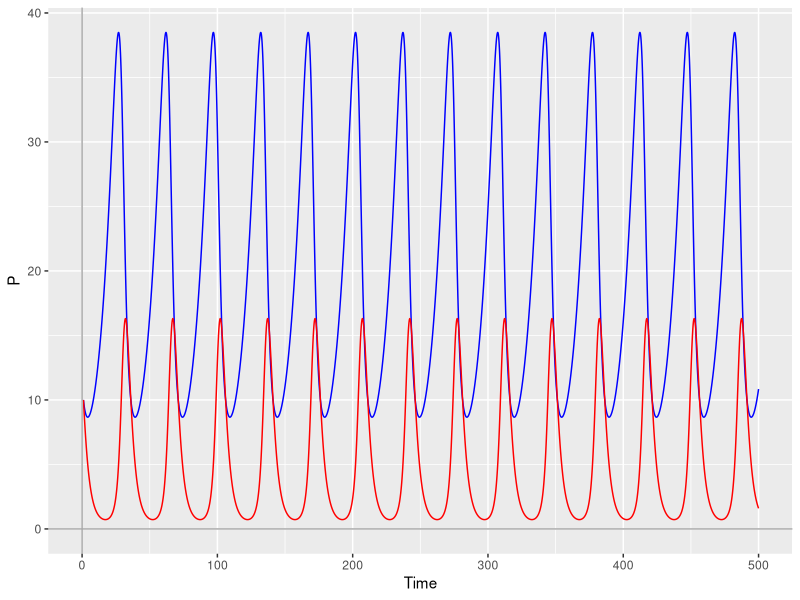
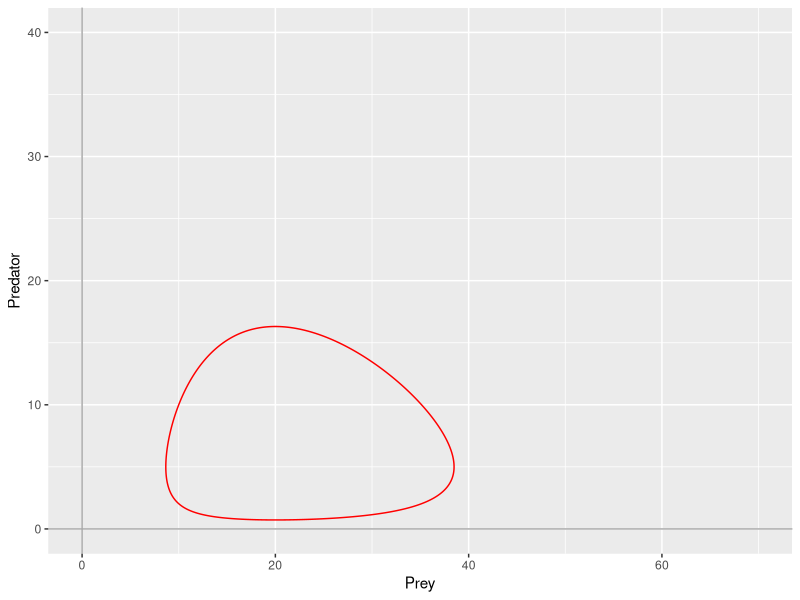
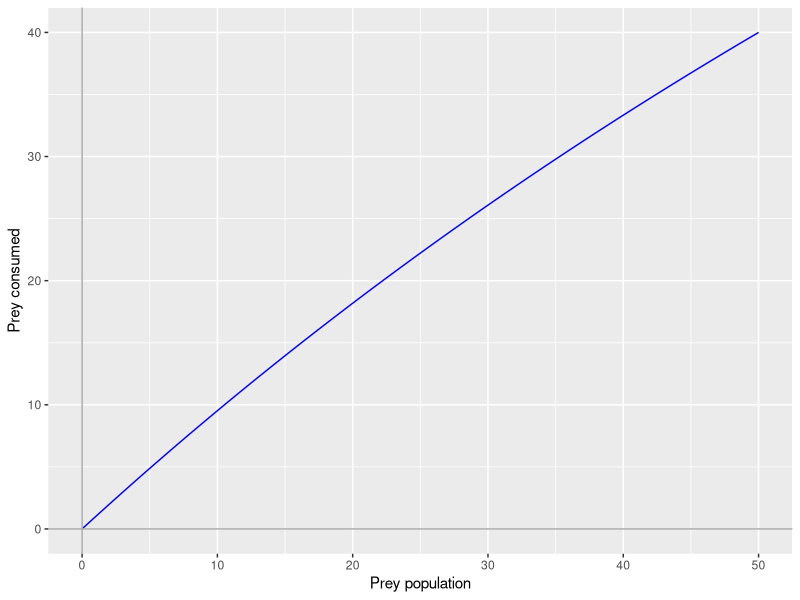
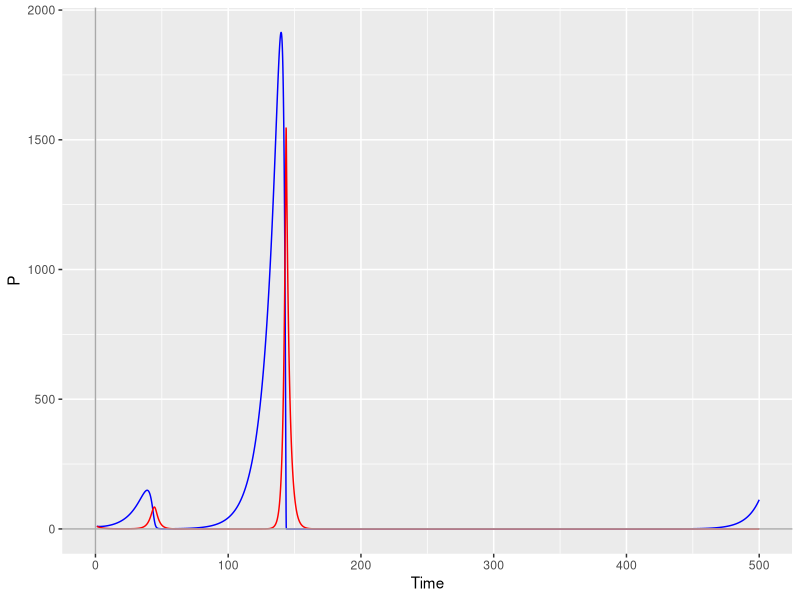
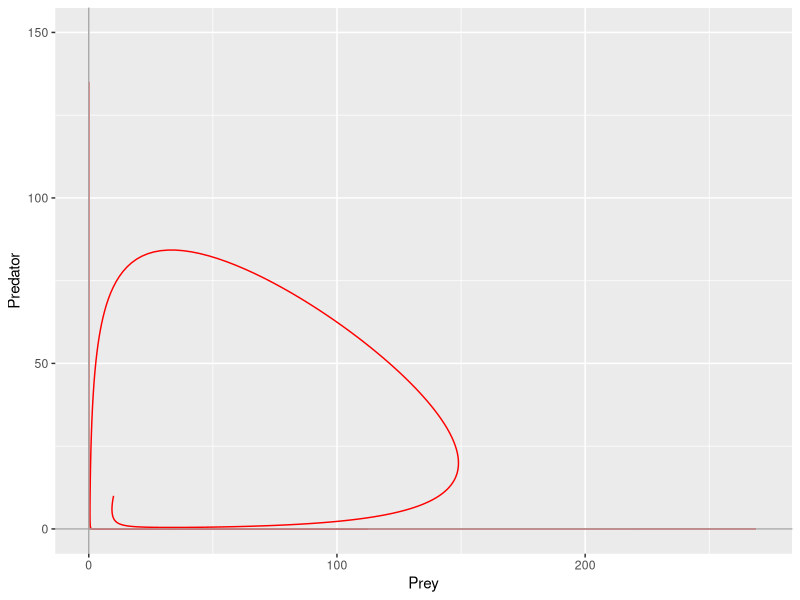
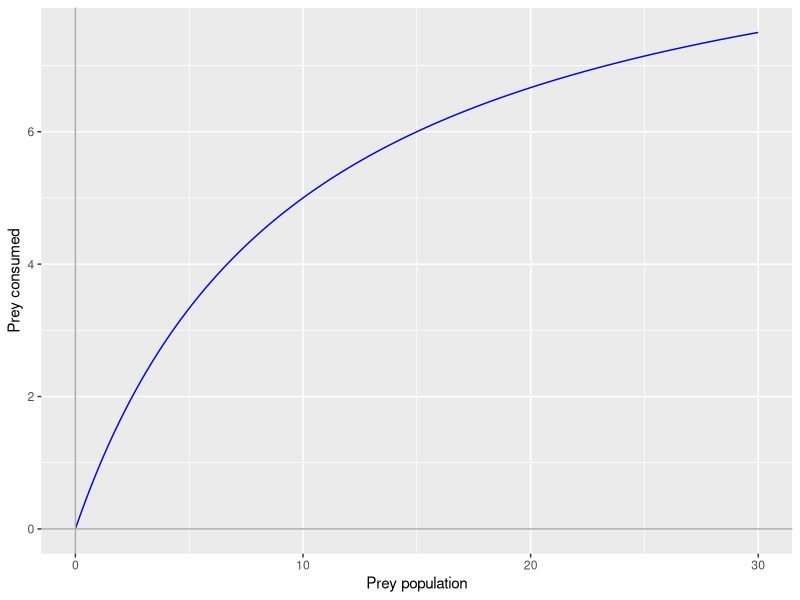
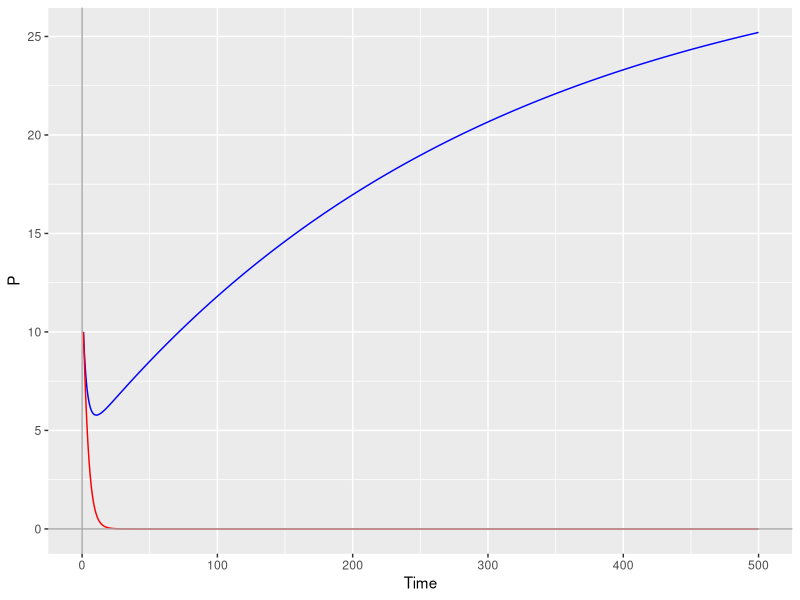
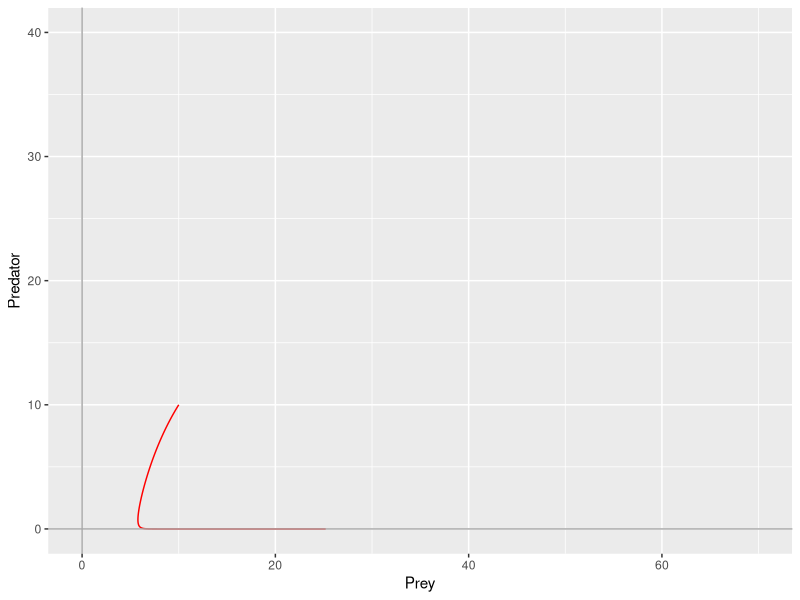

Generate these figures, in order, with R:
## Predator-Prey interactions
install.packages("deSolve")
library(deSolve)
library(ggplot2)

#LV logistic growth function

LG <- function(t,state,parameters){ ##logistic grown function, that takes a set of parameter values, initial conditions and a time sequence
  with(as.list(c(state, parameters)),{ ##"with" is a function that allows us to use the variable names directly - it looks for r, K and P in state and parameters
    dP <- r*(1-P/K)*P ##this is our logistic equation governing the rate of change of P
    return(list(dP)) ## return the rate of change - it needs to be a list
  }) # end with(as.list ...
}

# LV Predator-Prey model

LV <- function(t,state,parameters){ ##lotka voltera function function, that takes a set of parameter values, initial conditions and a time sequence
  with(as.list(c(state, parameters)),{ ##"with" is a function that allows us to use the variable names directly - it looks for r, K and P in state and parameters
    dx <- alpha * x - beta * x* y ## prey population equation 
    dy <- delta * x * y - gamma * y ## predator population
    return(list(c(dx, dy))) ## return the rate of change - it needs to be a list
  }) # end with(as.list ...
}

state <- c(x=10, y = 10) ## the initial population values of prey and predator populations
parameters <- c(alpha = 0.1, beta = 0.02, delta = 0.02, gamma = 0.4) ## the equation parameters
times <-  seq(from = 1, to = 500, by = 0.1) ##a sequence of time steps – uses function seq()
out <- ode(y= state, times = times, func = LV, parms = parameters)
out.df <- data.frame(out)

#plot the output, this gives us the change in the two populations through time
ggplot(data = out.df)+
  geom_line(mapping=aes(x=time,y=x),color="blue") +
  geom_line(mapping=aes(x=time,y=y),color="red") +
  geom_hline(yintercept=0,color="darkgrey") +
  geom_vline(xintercept=0,color="darkgrey") +
  labs(x = "Time", y = "P")

# plot the change in populations through phase space 
# plot one predator population as a function of the prey population
ggplot(data = out.df)+
  geom_path(mapping=aes(x=x,y=y),color="red") +
  xlim(0,70) +
  ylim(0,40) +
  geom_hline(yintercept=0,color="darkgrey") +
  geom_vline(xintercept=0,color="darkgrey") +
  labs(x = "Prey", y = "Predator")

## TASK: Change the parameters and initial conditions
## Q: What happens when you increase/decrease them?
## A: When you increase initial pop size, the circle increases, when you increase the parameters it decreases


## Prey growth rate: exponential vs logistic
# in the original LV model, prey growth is exponential, lets make it logistic

LV_log <- function(t,state,parameters){ ##lotka voltera function function, that takes a set of parameter values, initial conditions and a time sequence
  with(as.list(c(state, parameters)),{ ##"with" is a function that allows us to use the variable names directly - it looks for r, K and P in state and parameters
    dx <- alpha * (1 - x/K) - beta * x* y ## prey population equation 
    dy <- delta * x * y - gamma * y ## predator population
    return(list(c(dx, dy))) ## return the rate of change - it needs to be a list
  }) # end with(as.list ...
}

# set K to 30
state <- c(x=10, y = 10) ## the initial population values of prey and predator populations
parameters <- c(alpha = 0.1, beta = 0.02, delta = 0.02, gamma = 0.4, K = 30) ## the equation parameters
times <-  seq(from = 1, to = 500, by = 0.1) ##a sequence of time steps – uses function seq()
out <- ode(y= state, times = times, func = LV_log, parms = parameters)
out.df <- data.frame(out)

## Q: How does it change  the results for the same set of parameter values listed above? Discuss (i.e. try to figure out why)



## Incorporating function response
# The rate at which predators can consume preys is called a functional response

# Type 2 functional response
x <- seq(0,50,0.1)
A <- 0.005  ## A is the hunting efficiency of the predator (high A = poor hunter)
y <- x/(1+A*x)
ggplot()+
  geom_line(mapping=aes(x=x,y=x/(1+A*x)),color="blue") +
  geom_hline(yintercept=0,color="darkgrey") +
  geom_vline(xintercept=0,color="darkgrey") +
  labs(x = "Prey population", y = "Prey consumed")

# if predator is a bad hunter, prey reach carrying capacity much quicker as their not being killed too often

## Type 2 Functional response LV model

LV_FR2 <- function(t,state,parameters){ ##lotka voltera function function, that takes a set of parameter values, initial conditions and a time sequence
  with(as.list(c(state, parameters)),{ ##"with" is a function that allows us to use the variable names directly - it looks for r, K and P in state and parameters
    dx <- alpha * x - (beta * x* y)/(1+A*x) ## prey population equation 
    dy <- (delta * x * y)/(1+A*x) - gamma * y ## predator population
    return(list(c(dx, dy))) ## return the rate of change - it needs to be a list
  }) # end with(as.list ...
}

# Add A to parameters
state <- c(x=10, y = 10) ## the initial population values of prey and predator populations
parameters <- c(alpha = 0.1, beta = 0.02, delta = 0.02, gamma = 0.4, A = 0.02) ## the equation parameters
times <-  seq(from = 1, to = 500, by = 0.1) ##a sequence of time steps – uses function seq()
out <- ode(y= state, times = times, func = LV_FR2, parms = parameters)
out.df <- data.frame(out)

ggplot(data = out.df)+
  geom_line(mapping=aes(x=time,y=x),color="blue") +
  geom_line(mapping=aes(x=time,y=y),color="red") +
  geom_hline(yintercept=0,color="darkgrey") +
  geom_vline(xintercept=0,color="darkgrey") +
  labs(x = "Time", y = "P")

# plot the change in populations through phase space 
# plot one predator population as a function of the prey population
ggplot(data = out.df)+
  geom_path(mapping=aes(x=x,y=y),color="red") +
  xlim(0,270) +
  ylim(0,150) +
  geom_hline(yintercept=0,color="darkgrey") +
  geom_vline(xintercept=0,color="darkgrey") +
  labs(x = "Prey", y = "Predator")

## LV model with logistic growth and functional response type 2
x <- seq(0,30,0.1)
A <- 0.1
y <- x/(1+A*x)
ggplot()+
  geom_line(mapping=aes(x=x,y=y),color="blue") +
  geom_hline(yintercept=0,color="darkgrey") +
  geom_vline(xintercept=0,color="darkgrey") +
  labs(x = "Prey population", y = "Prey consumed")

LV_FR2_log <- function(t,state,parameters){ ##lotka voltera function function, that takes a set of parameter values, initial conditions and a time sequence
  with(as.list(c(state, parameters)),{ ##"with" is a function that allows us to use the variable names directly - it looks for r, K and P in state and parameters
    dx <- alpha * (1-x/K) - (beta * x* y)/(1+A*x) ## prey population equation 
    dy <- (delta * x * y)/(1+A*x) - gamma * y ## predator population
    return(list(c(dx, dy))) ## return the rate of change - it needs to be a list
  }) # end with(as.list ...
}

state <- c(x=10, y = 10) ## the initial population values of prey and predator populations
parameters <- c(alpha = 0.1, beta = 0.02, delta = 0.02, gamma = 0.4, A = 0.01, K=30) ## the equation parameters
times <-  seq(from = 1, to = 500, by = 0.1) ##a sequence of time steps – uses function seq()
out <- ode(y= state, times = times, func = LV_FR2_log, parms = parameters)
out.df <- data.frame(out)

ggplot(data = out.df)+
  geom_line(mapping=aes(x=time,y=x),color="blue") +
  geom_line(mapping=aes(x=time,y=y),color="red") +
  geom_hline(yintercept=0,color="darkgrey") +
  geom_vline(xintercept=0,color="darkgrey") +
  labs(x = "Time", y = "P")

# plot the change in populations through phase space 
# plot one predator population as a function of the prey population
ggplot(data = out.df)+
  geom_path(mapping=aes(x=x,y=y),color="red") +
  xlim(0,70) +
  ylim(0,40) +
  geom_hline(yintercept=0,color="darkgrey") +
  geom_vline(xintercept=0,color="darkgrey") +
  labs(x = "Prey", y = "Predator")



################
# Competition
###############

## Three-species competition LV model: Limiting similarity

# 2 species:

parameters <- c(r=0.3, a12=1, a21=0.9, K = 100)
state <- c(x1 = 50, x2 = 10)

LS <- function(t,state,parameters){ ##lotka voltera function function, that takes a set of parameter values, initial conditions and a time sequence
  with(as.list(c(state, parameters)),{ ##"with" is a function that allows us to use the variable names directly - it looks for r, K and P in state and parameters
    dx1 <- r*x1*(1-(x1+a12*x2)/K) ## population 1 equation 
    dx2 <- r*x2*(1-(x2+a21*x1)/K)## population 2 population
    return(list(c(dx1, dx2))) ## return the rate of change - it needs to be a list
  }) # end with(as.list ...
}

times <- seq(0,1000,by=0.01)

out <- ode(y=state, times = times, func = LS, parms = parameters)

out.df <- data.frame(out)

ggplot(data = out.df)+
  geom_line(mapping=aes(x=time,y=x1),color="blue") +
  geom_line(mapping=aes(x=time,y=x2),color="red") +
  geom_hline(yintercept=0,color="darkgrey") +
  geom_vline(xintercept=0,color="darkgrey") +
  labs(x = "Time", y = "P")


ggplot(data = out.df)+
  geom_path(mapping=aes(x=x1,y=x2),color="red") +
  geom_hline(yintercept=0,color="darkgrey") +
  geom_vline(xintercept=0,color="darkgrey") +
  labs(x = "Species 1", y = "Species 2")


# add a third species:

alpha.func <- function(mu1,sig1,mu2,sig2,K1,K2,start,end){ ##this is the function to compute the alpha coefficients from the mean and standard deviations of the Gaussian niches of the species and the start and end values of the environment
  niche1 <- K1*dnorm(seq(start,end,length.out=100),mean=mu1,sd=sig1) ##dnorm() generates the values of the Gaussian. Check ?dnorm
  niche2 <- K2*dnorm(seq(start,end,length.out=100),mean=mu2,sd=sig2)
  a <- sum(niche1*niche2)/sum(niche1*niche1) ##because we have discrete values, we use a sum to approximate the integral
  return(a)
}

##Let's try different parameter values
D <- 10 ##distance between the niche optima
mu1 <- 5 ##niche optima of species 1
mu2 <- mu1+D ##niche optima of species 2
mu3 <- mu1+2*D ##niche optima of species 3
sig1 <- sig2 <- sig3 <- 10 ##all species niches have the same standard deviation for simplicity
start <- 0
end <- 30
K1 <- 200 ##carrying capacity species 1 and 3
K2 <- 250 ##carrying capacity species 2
a12 <- alpha.func(mu1,sig1,mu2,sig2,K1,K2,start,end)
a13 <- alpha.func(mu1,sig1,mu3,sig3,K1,K1,start,end)
a21 <- alpha.func(mu2,sig2,mu1,sig1,K2,K1,start,end)
a23 <- alpha.func(mu2,sig2,mu3,sig3,K2,K1,start,end)
a31 <- alpha.func(mu3,sig3,mu1,sig1,K1,K1,start,end)
a32 <- alpha.func(mu3,sig3,mu2,sig2,K1,K2,start,end)


##visualise the niches
resource <- seq(start,end,length.out=100)
niche1 <- dnorm(resource,mean=mu1,sd=sig1)*K1
niche2 <- dnorm(resource,mean=mu2,sd=sig2)*K2
niche3 <- dnorm(resource,mean=mu3,sd=sig3)*K1
ggplot()+
  geom_line(mapping=aes(x=resource,y=niche1),color="blue")+
  geom_line(mapping=aes(x=resource,y=niche2),color="red")+
  geom_line(mapping=aes(x=resource,y=niche3),color="darkgreen")

##setup and solve the system of differential equations
parameters <- c(a12=a12, a13=a13, a21=a21, a23=a23, a31=a31, a32=a32, r=0.3, K1 = K1, K2 = K2)
state <- c(x1=10, x2=10, x3=10)

LS_3 <- function(t,state,parameters){ ##lotka voltera function function, that takes a set of parameter values, initial conditions and a time sequence
  with(as.list(c(state, parameters)),{ ##"with" is a function that allows us to use the variable names directly - it looks for r, K and P in state and parameters
    dx1 <- r*x1*(1-(x1+a12*x2+a13*x3)/K1) ## population 1 equation 
    dx2 <- r*x2*(1-(x2+a21*x1+a23*x3)/K2)## population 2 equation
    dx3 <- r*x3*(1-(x3+a31*x1+a32*x2)/K1) ## population 3 equation
    return(list(c(dx1, dx2, dx3))) ## return the rate of change - it needs to be a list
  }) # end with(as.list ...
}

times <- seq(0,200,by=0.01)

out <- ode(y=state, times = times, func = LS_3, parms = parameters)

out.df <- data.frame(out)

#plot the populations
ggplot(data = out.df)+
  geom_line(mapping=aes(x=time,y=x1),color="blue") +
  geom_line(mapping=aes(x=time,y=x2),color="red") +
  geom_line(mapping=aes(x=time,y=x3), colour = 'darkgreen') +
  geom_hline(yintercept=0,color="darkgrey") +
  geom_vline(xintercept=0,color="darkgrey") +
  labs(x = "Time", y = "P")
